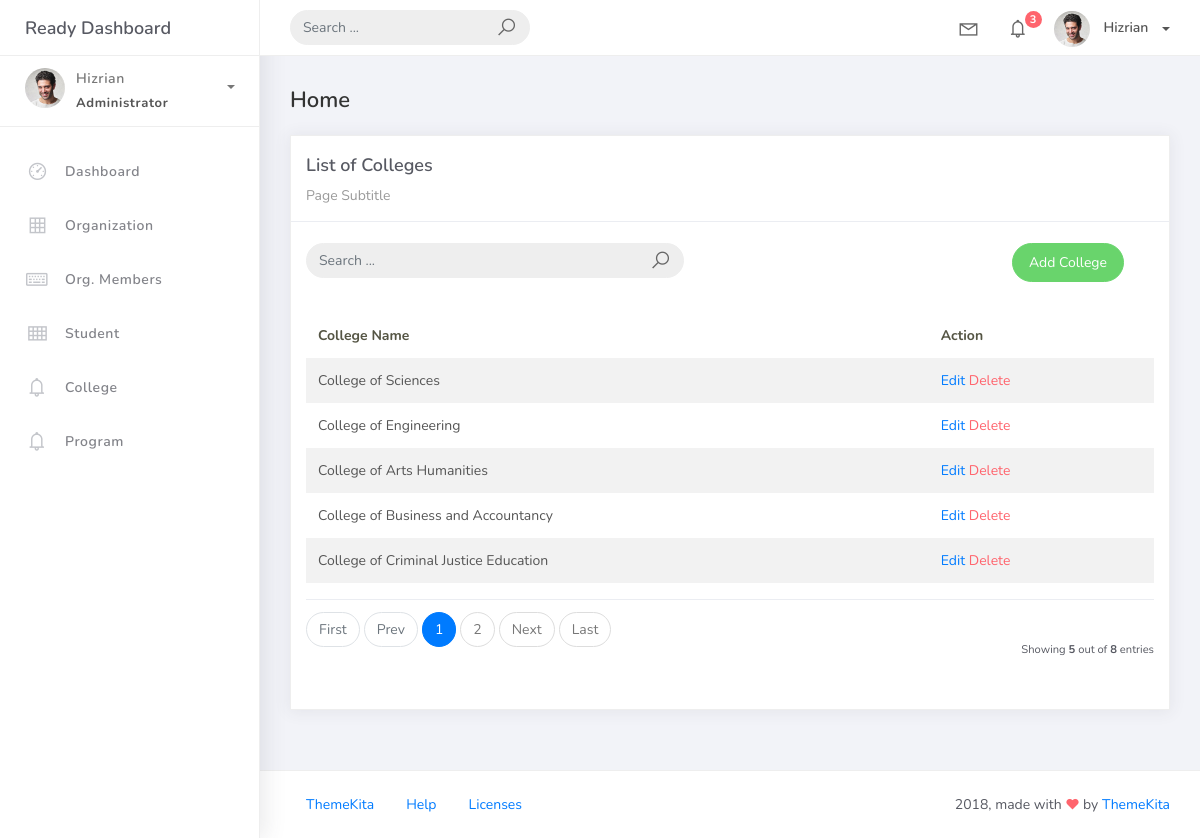
Page /college_list on the committed database.
### studentorg/models.py (models this page shows, shortened)
class BaseModel(models.Model):
    created_at = models.DateTimeField(auto_now_add=True, db_index=True)
    updated_at = models.DateTimeField(auto_now=True)
    class Meta:
        abstract = True

class College(BaseModel):
    college_name = models.CharField(max_length=150)

### studentorg/views.py (the view)
# urls.py: path('college_list', CollegeList.as_view(), name='college-list'),
class CollegeList(ListView):
    model = College
    context_object_name = 'college'
    template_name = 'college_list.html'
    paginate_by = 5

### templates/college_list.html
{% extends 'base.html' %} {% load static %} {% block content %}
<div class="content">
    <div class="container-fluid">
        <h4 class="page-title">Home</h4>
        <div class="row">
            <div class="col-md-12">
                <div class="card">
                    <div class="card-header">
                        <div class="card-title">List of Colleges</div>
                        <div class="card-category">Page Subtitle</div>
                    </div>
                    <br />
                        <div class="col-md-12 row">
                            <div class="col-md-6">
                                <form class="navbar-left navbar-form nav-search mr-md-3" action="">
                                    <div class="input-group">
                                        <input type="text" placeholder="Search ..." class="form-control" />
                                        <div class="input-group-append">
                                        <span class="input-group-text">
                                            <i class="la la-search search-icon"></i>
                                        </span>
                                        </div>
                                    </div>
                                </form>
                            </div>
                            <div class="col-md-6">
                                <div class="pull-right">
                                    <a href="{% url 'college-add' %}" class="btn btn-success btn-rounded">Add
                                    College</a>
                                </div>
                            </div>
                        </div>
                    <div class="card-body">
                        <table class="table table-striped mt-3">
                            <thead>
                                <tr>
                                    <th scope="col">College Name</th>
                                    <th scope="col">Action</th>
                                </tr>
                            </thead>
                            <tbody>
                                {% for object in object_list %}
                                <tr>
                                    <td>{{ object.college_name }}</td>
                                    <td>
                                        <a href="college_list/{{ object.id }}">Edit</a>
                                        <a href="college_list/{{ object.id }}/delete" class="text-danger">Delete</a>
                                    </td>
                                </tr>
                                    {% empty %}
                                <tr>
                                    <td colspan="4" style="text-align: center">
                                        <p class="text-sm font-weight-bold mb-0">No Records Found</p>
                                    </td>
                                </tr>
                                {% endfor %}
                            </tbody>
                        </table>
                        {% include 'includes/pagination.html' %}
                    </div>
                </div>
            </div>
        </div>
    </div>
</div>
{% endblock %}

### rows in the picture
College: college_name "College of Sciences"
College: college_name "College of Engineering"
College: college_name "College of Arts Humanities"
College: college_name "College of Business and Accountancy"
College: college_name "College of Criminal Justice Education"

### other values in the picture
{{ page_num }} "1"
{{ page_num }} "2"
{{ object_list.count }} "5"
{{ paginator.count }} "8"
